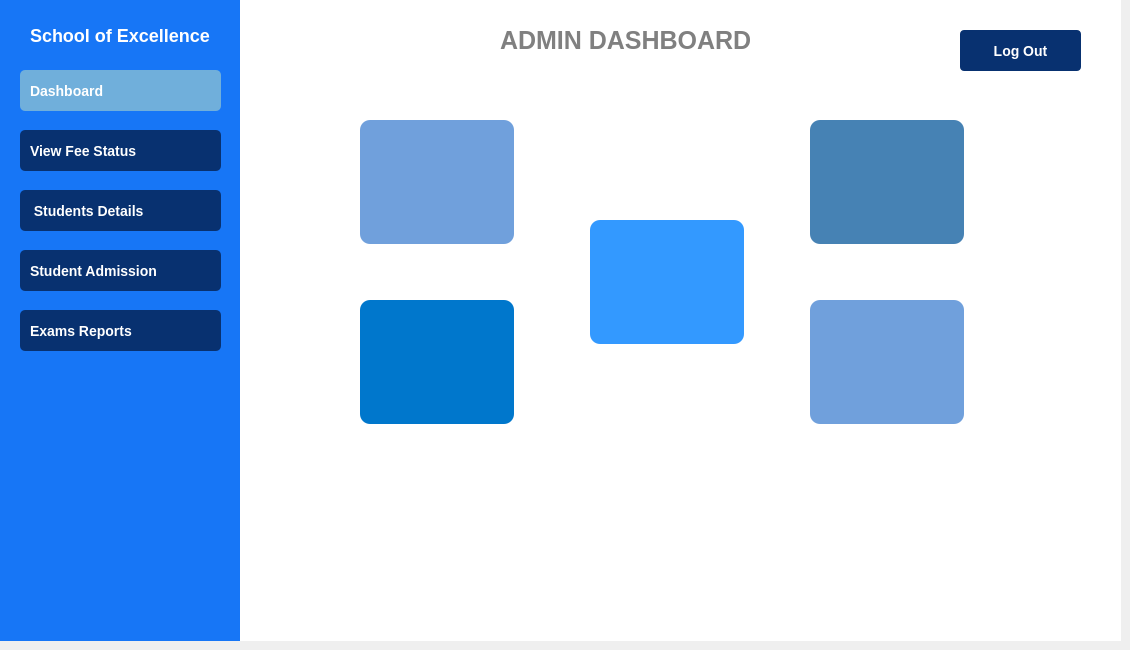
    <widget class="QWidget" name="AdminDashboardpg">
     <widget class="QGroupBox" name="groupBox">
      <property name="geometry">
       <rect>
        <x>0</x>
        <y>0</y>
        <width>241</width>
        <height>641</height>
       </rect>
      </property>
      <property name="styleSheet">
       <string notr="true">
QGroupBox {
    background-color: rgb(23, 118, 246); 
    color: white;
    border: none;
    font-size: 16px;
    font-weight: bold;
}</string>
      </property>
      <property name="title">
       <string/>
      </property>
      <widget class="QPushButton" name="pushButton_4">
       <property name="geometry">
        <rect>
         <x>20</x>
         <y>250</y>
         <width>201</width>
         <height>41</height>
        </rect>
       </property>
       <property name="styleSheet">
        <string notr="true">QPushButton {
    background-color: rgb(8, 49, 112);
    color: white;
    border-radius: 5px;
    padding: 10px;
    font-size: 14px;
    font-weight: bold;
    text-align: left;
    padding-left: 10px;
}
QPushButton:hover 
{ 
background-color: rgb(17, 80, 180);
}</string>
       </property>
       <property name="text">
        <string>Student Admission</string>
       </property>
       <property name="icon">
        <iconset>
         <normalon>:/icons /icons/student-card.png</normalon>
        </iconset>
       </property>
       <property name="iconSize">
        <size>
         <width>28</width>
         <height>28</height>
        </size>
       </property>
      </widget>
      <widget class="QPushButton" name="pushButton_3">
       <property name="geometry">
        <rect>
         <x>20</x>
         <y>190</y>
         <width>201</width>
         <height>41</height>
        </rect>
       </property>
       <property name="styleSheet">
        <string notr="true">QPushButton {
    background-color: rgb(8, 49, 112);
    color: white;
    border-radius: 5px;
    padding: 10px;
    font-size: 14px;
    font-weight: bold;
    text-align: left;
    padding-left: 10px;
}
QPushButton:hover 
{ 
background-color: rgb(17, 80, 180);
}</string>
       </property>
       <property name="text">
        <string> Students Details</string>
       </property>
       <property name="icon">
        <iconset>
         <normalon>:/icons /icons/student.png</normalon>
        </iconset>
       </property>
       <property name="iconSize">
        <size>
         <width>20</width>
         <height>20</height>
        </size>
       </property>
      </widget>
      <widget class="QPushButton" name="pushButton_2">
       <property name="geometry">
        <rect>
         <x>20</x>
         <y>130</y>
         <width>201</width>
         <height>41</height>
        </rect>
       </property>
       <property name="styleSheet">
        <string notr="true">QPushButton {
    background-color: rgb(8, 49, 112);
    color: white;
    border-radius: 5px;
    padding: 10px;
    font-size: 14px;
    font-weight: bold;
    text-align: left;
    padding-left: 10px;
}
QPushButton:hover 
{ 
background-color: rgb(17, 80, 180);
}</string>
       </property>
       <property name="text">
        <string>View Fee Status</string>
       </property>
       <property name="icon">
        <iconset>
         <normalon>:/icons /icons/receipt.png</normalon>
        </iconset>
       </property>
       <property name="iconSize">
        <size>
         <width>20</width>
         <height>20</height>
        </size>
       </property>
      </widget>
      <widget class="QPushButton" name="pushButton">
       <property name="geometry">
        <rect>
         <x>20</x>
         <y>70</y>
         <width>201</width>
         <height>41</height>
        </rect>
       </property>
       <property name="styleSheet">
        <string notr="true">
QPushButton {
    background-color: rgb(112, 175, 219);
    color: white;
    border-radius: 5px;
    padding: 10px;
    font-size: 14px;
    font-weight: bold;
    text-align: left;
    padding-left: 10px;
}
</string>
       </property>
       <property name="text">
        <string>Dashboard</string>
       </property>
       <property name="icon">
        <iconset>
         <normalon>:/icons /icons/dashboard.png</normalon>
        </iconset>
       </property>
       <property name="iconSize">
        <size>
         <width>20</width>
         <height>20</height>
        </size>
       </property>
      </widget>
      <widget class="QLabel" name="label">
       <property name="geometry">
        <rect>
         <x>30</x>
         <y>20</y>
         <width>181</width>
         <height>31</height>
        </rect>
       </property>
       <property name="styleSheet">
        <string notr="true">QLabel
{
color: white;
font-size: 18px;
font-weight: bold;
text-align: center;
qproperty-alignment: AlignCenter;
}</string>
       </property>
       <property name="text">
        <string>School of Excellence </string>
       </property>
      </widget>
      <widget class="QPushButton" name="pushButton_7">
       <property name="geometry">
        <rect>
         <x>20</x>
         <y>310</y>
         <width>201</width>
         <height>41</height>
        </rect>
       </property>
       <property name="styleSheet">
        <string notr="true">QPushButton {
    background-color: rgb(8, 49, 112);
    color: white;
    border-radius: 5px;
    padding: 10px;
    font-size: 14px;
    font-weight: bold;
    text-align: left;
    padding-left: 10px;
}
QPushButton:hover 
{ 
background-color: rgb(17, 80, 180);
}</string>
       </property>
       <property name="text">
        <string>Exams Reports</string>
       </property>
       <property name="icon">
        <iconset>
         <normalon>:/icons /icons/exam.png</normalon>
        </iconset>
       </property>
       <property name="iconSize">
        <size>
         <width>20</width>
         <height>20</height>
        </size>
       </property>
      </widget>
     </widget>
     <widget class="QGroupBox" name="groupBox_2">
      <property name="geometry">
       <rect>
        <x>240</x>
        <y>0</y>
        <width>881</width>
        <height>641</height>
       </rect>
      </property>
      <property name="styleSheet">
       <string notr="true">QGroupBox
{
background: white;
border: none;
}</string>
      </property>
      <property name="title">
       <string/>
      </property>
      <widget class="QPushButton" name="pushButton_8">
       <property name="geometry">
        <rect>
         <x>720</x>
         <y>30</y>
         <width>121</width>
         <height>41</height>
        </rect>
       </property>
       <property name="styleSheet">
        <string notr="true">QPushButton {
    background-color: rgb(8, 49, 112);
    color: white;
    border-radius: 4px;
    padding: 10px;
    font-size: 14px;
    font-weight: bold;
    text-align: center;
    padding-left: 10px;
}
QPushButton:hover 
{ 
background-color: rgb(17, 80, 180);
}</string>
       </property>
       <property name="text">
        <string>Log Out</string>
       </property>
       <property name="iconSize">
        <size>
         <width>12</width>
         <height>12</height>
        </size>
       </property>
      </widget>
      <widget class="QLabel" name="label_2">
       <property name="geometry">
        <rect>
         <x>260</x>
         <y>10</y>
         <width>301</width>
         <height>61</height>
        </rect>
       </property>
       <property name="styleSheet">
        <string notr="true">QLabel
{
color: grey;
font-size: 25px;
font-weight: bold;
text-align: center;
qproperty-alignment: AlignCenter;
}</string>
       </property>
       <property name="text">
        <string>ADMIN DASHBOARD</string>
       </property>
      </widget>
      <widget class="QLabel" name="label_26">
       <property name="geometry">
        <rect>
         <x>120</x>
         <y>120</y>
         <width>154</width>
         <height>124</height>
        </rect>
       </property>
       <property name="styleSheet">
        <string notr="true">QLabel
{
 background-color:  rgb(112, 160, 220);
border-radius: 10px; 
color: white;
font-size: 13px;
  min-width: 150px;   /* Minimum width */
    min-height: 120px;   /* Minimum height */
    qproperty-wordWrap: true; /* Enable word wrap */
    qproperty-alignment: 'AlignHCenter | AlignVCenter'; /* Center text */
    padding: 2px;       /* Small padding */
font-weight: bold;
}</string>
       </property>
       <property name="text">
        <string/>
       </property>
      </widget>
      <widget class="QLabel" name="label_27">
       <property name="geometry">
        <rect>
         <x>120</x>
         <y>300</y>
         <width>154</width>
         <height>124</height>
        </rect>
       </property>
       <property name="styleSheet">
        <string notr="true">QLabel
{
 background-color: rgb(0, 119, 204);
border-radius: 10px; 
color: white;
font-size: 13px;
  min-width: 150px;   /* Minimum width */
    min-height: 120px;   /* Minimum height */
    qproperty-wordWrap: true; /* Enable word wrap */
    qproperty-alignment: 'AlignHCenter | AlignVCenter'; /* Center text */
    padding: 2px;       /* Small padding */
}</string>
       </property>
       <property name="text">
        <string/>
       </property>
      </widget>
      <widget class="QLabel" name="label_28">
       <property name="geometry">
        <rect>
         <x>350</x>
         <y>220</y>
         <width>154</width>
         <height>124</height>
        </rect>
       </property>
       <property name="styleSheet">
        <string notr="true">QLabel
{
 background-color: rgb(51, 153, 255);
border-radius: 10px; 
color: white;
font-size: 13px;
  min-width: 150px;   /* Minimum width */
    min-height: 120px;   /* Minimum height */
    qproperty-wordWrap: true; /* Enable word wrap */
    qproperty-alignment: 'AlignHCenter | AlignVCenter'; /* Center text */
    padding: 2px;       /* Small padding */
}</string>
       </property>
       <property name="text">
        <string/>
       </property>
      </widget>
      <widget class="QLabel" name="label_31">
       <property name="geometry">
        <rect>
         <x>570</x>
         <y>120</y>
         <width>154</width>
         <height>124</height>
        </rect>
       </property>
       <property name="styleSheet">
        <string notr="true">QLabel
{
 background-color: rgb(70, 130, 180);
border-radius: 10px; 
color: white;
font-size: 13px;
  min-width: 150px;   /* Minimum width */
    min-height: 120px;   /* Minimum height */
    qproperty-wordWrap: true; /* Enable word wrap */
    qproperty-alignment: 'AlignHCenter | AlignVCenter'; /* Center text */
    padding: 2px;       /* Small padding */
}</string>
       </property>
       <property name="text">
        <string/>
       </property>
      </widget>
      <widget class="QLabel" name="label_32">
       <property name="geometry">
        <rect>
         <x>570</x>
         <y>300</y>
         <width>154</width>
         <height>124</height>
        </rect>
       </property>
       <property name="styleSheet">
        <string notr="true">QLabel
{
 background-color: rgb(112, 160, 220);
border-radius: 10px; 
color: white;
font-size: 13px;
  min-width: 150px;   /* Minimum width */
    min-height: 120px;   /* Minimum height */
    qproperty-wordWrap: true; /* Enable word wrap */
    qproperty-alignment: 'AlignHCenter | AlignVCenter'; /* Center text */
    padding: 2px;       /* Small padding */
}</string>
       </property>
       <property name="text">
        <string/>
       </property>
      </widget>
     </widget>
    </widget>
